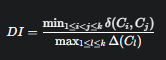
#> input picture Machine Learning/Clustering/Evaluation Metrics/images/dunn.png, 166 x 60 px
$ jupyter execute 'Dunn index.ipynb'
#> lines starting #> are read from the running program, lines starting #| are printed output that depends on the picture
1. [Dunn Index](#dunn-index)

#### Dunn Index:
- measure the distance between the formed cluster and ensure they are far apart
- min distance between points in the inter cluster/max distance between points in intra cluster
- higher the value, the better

[cell 1]
from PIL import Image
from IPython.display import display

img = Image.open('images/dunn.png')
#> img is the input picture: PIL image 166x60 RGBA; mean R, G, B, A 43.7, 44.7, 45.6, 255
new_image = img.resize((320, 110))
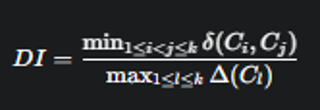
#> new_image: PIL image 320x110 RGBA; mean R, G, B, A 43.7, 44.7, 45.6, 255
display(new_image)

from PIL import Image
from IPython.display import display

img = Image.open('images/dunn1.png')
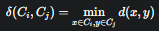
#> input picture Machine Learning/Clustering/Evaluation Metrics/images/dunn1.png, 159 x 31 px
#> img is the input picture: PIL image 159x31 RGBA; mean R, G, B, A 47.1, 48.2, 48.8, 255
new_image = img.resize((320, 70))
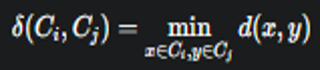
#> new_image: PIL image 320x70 RGBA; mean R, G, B, A 47.1, 48.2, 48.8, 255
display(new_image)


from PIL import Image
from IPython.display import display

img = Image.open('images/dunn2.png')
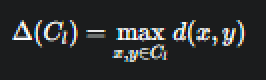
#> input picture Machine Learning/Clustering/Evaluation Metrics/images/dunn2.png, 133 x 40 px (shown 2 times larger)
#> img is the input picture: PIL image 133x40 RGBA; mean R, G, B, A 43, 44, 44.9, 255
new_image = img.resize((270, 80))
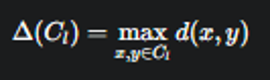
#> new_image: PIL image 270x80 RGBA; mean R, G, B, A 43, 44, 44.8, 255
display(new_image)
